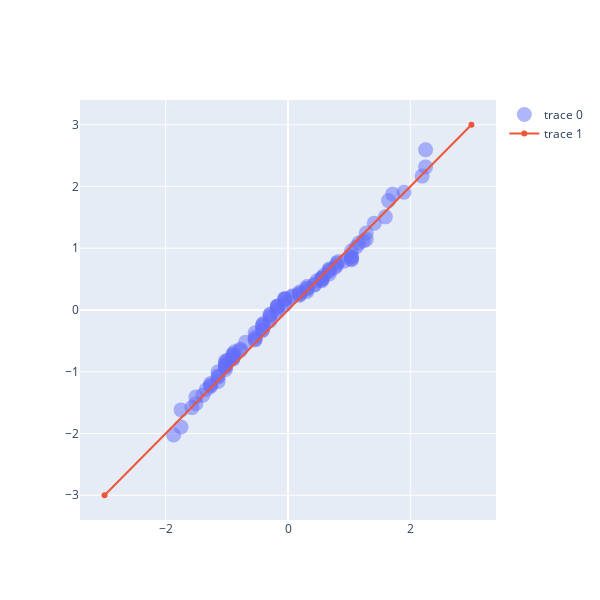

The notebook cell this image was saved under:
### Code cell
fig = go.Figure(
    [
        go.Scatter(x=qx,y=qy,mode='markers',marker=dict(size=15,opacity=0.5)),
        go.Line(x=[-3,3],y=[-3,3])
    ]
)
fig.update_layout(
    # autosize=False,
    width=600,
    height=600
)
